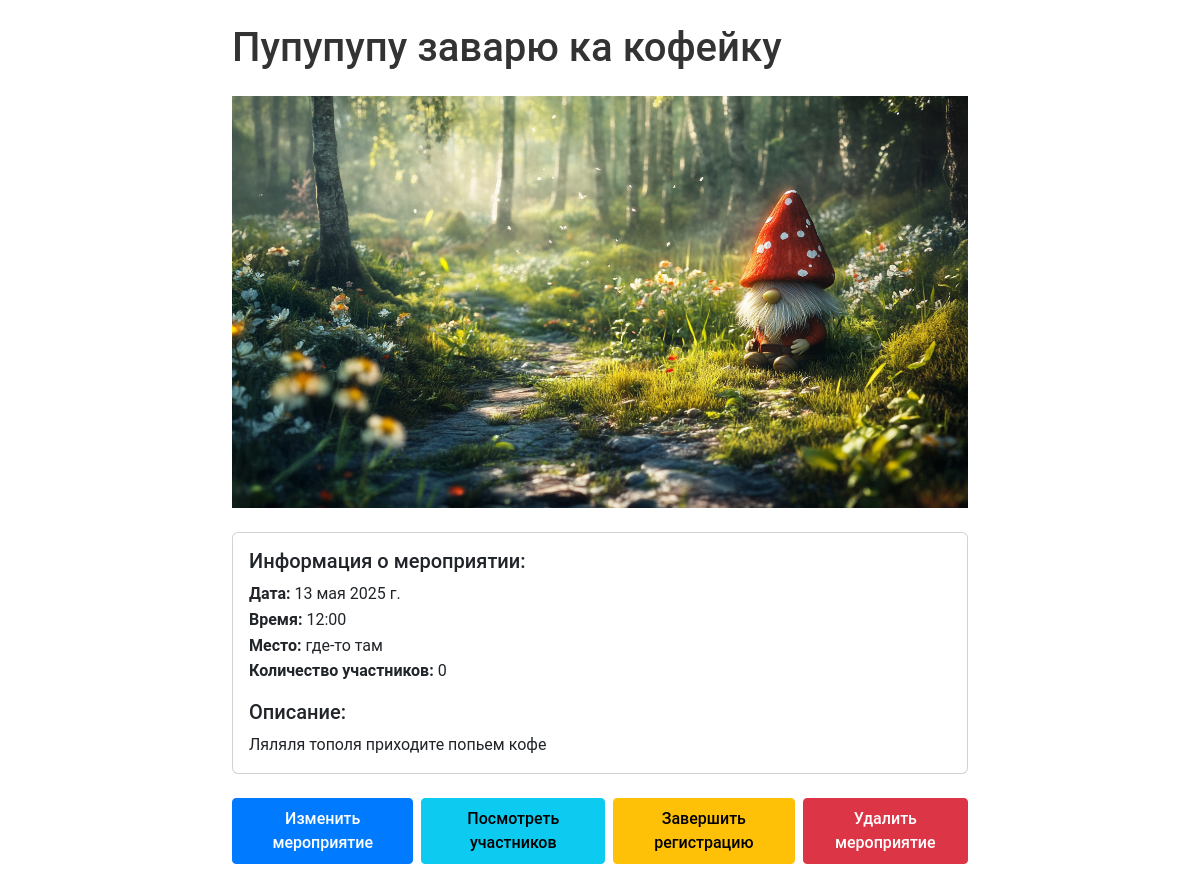
Page /add_event/22/ (signed in) on the committed database.
### add_event/models.py (models this page shows, shortened)
class Event(models.Model):
    title_event = models.TextField(help_text="Название мероприятия")
    description_Event = models.TextField(help_text="Описание мероприятия")
    event_place = models.TextField(default=None, help_text="Место проведения мероприятия")
    event_date = models.DateField(blank=False, verbose_name="Дата проведения мероприятия")
    event_time = models.TimeField(blank=False, verbose_name="Время начала", default=time(12, 0))
    Event_photo = models.ImageField(upload_to=None, height_field=None, width_field=None)
    max_members = models.PositiveIntegerField(blank=True, verbose_name="Максимальное количество участников", default=0)
    users_members = ManyToManyField(settings.AUTH_USER_MODEL, related_name='event_members', blank=True)
    registration_closed = models.BooleanField(default=False, verbose_name="Регистрация закрыта")
    organizers = models.ManyToManyField(
        settings.AUTH_USER_MODEL,
        through='users.EventOrganizer',
        through_fields=('event', 'user'),
        related_name='events_organized',
        blank=True
    )
    class Meta:
        verbose_name = 'Мероприятие'

### add_event/views.py (the view, shortened to what this page needs)
# urls.py: path('<int:pk>/', event_detail_view, name='event_detail_view'),
def event_detail_view(request, pk):
    event = get_object_or_404(Event, pk=pk)
    is_organizer = request.user.is_authenticated and request.user in event.organizers.all()
    team_answer = UserAnswer.objects.filter(
        extra_info__event=event,
        team_members=request.user,
        extra_info__field_type='team'
    ).first()
    is_registered = event.users_members.filter(id=request.user.id).exists() or team_answer is not None
    team_name = team_answer.team_name if team_answer else None
    registered_count = event.users_members.count()
    extra_infos = event.extra_info.all()
    available_users = User.objects.exclude(id=request.user.id) if request.user.is_authenticated else User.objects.none()
    form = None
    if extra_infos.exists() and not is_registered and request.user.is_authenticated:
        form = UserAnswerForm(extra_infos=extra_infos, user=request.user)
    participants_answers = {}
    print("\nDebug: Starting team processing...")
    team_answers = UserAnswer.objects.filter(
        extra_info__event=event,
        extra_info__field_type='team'
    ).select_related('user', 'extra_info')
    print(f"Debug: Found {team_answers.count()} team answers")
    print("\nDebug: Final participants_answers:")
    for user_id, answers in participants_answers.items():
        print(f"User ID {user_id}:")
        for answer in answers:
            print(f"  - {answer}")
    context = {
        'event': event,
        'is_organizer': is_organizer,
        'is_registered': is_registered,
        'registration_closed': event.registration_closed,
        'registered_count': registered_count,
        'extra_infos': extra_infos,
        'form': form,
        'available_users': available_users,
        'participants_answers': participants_answers,
        'team_name': team_name
    }
    return render(request, 'events/event_detail_view.html', context)

### add_event/templates/events/event_detail_view.html (shortened to what this page needs)
{% extends 'base.html' %}
{% load form_filters %}
{% load static %}
{% block content %}
<div class="container mt-4">
    <div class="row">
        <div class="col-md-8 offset-md-2">
                <h1 class="mb-4">{{ event.title_event }}</h1>
                {% if event.Event_photo %}
                    <div class="text-center mb-4">
                        <img src="{{ event.Event_photo.url }}" alt="{{ event.title_event }}" class="img-fluid">
                    </div>
                {% endif %}
                <div class="card mb-4">
                    <div class="card-body">
                        <h5 class="card-title">Информация о мероприятии:</h5>
                        <ul class="list-unstyled">
                            <li><strong>Дата:</strong> {{ event.event_date }}</li>
                            <li><strong>Время:</strong> {{ event.event_time }}</li>
                            <li><strong>Место:</strong> {{ event.event_place }}</li>
                            <li><strong>Количество участников:</strong> {{ registered_count }}
                            </li>
                        </ul>
                        <h5 class="card-title mt-3">Описание:</h5>
                        <p class="card-text">{{ event.description_Event }}</p>
                    </div>
                </div>
                {% if is_organizer %}
                    <div class="d-flex gap-2 mb-3">
                        <a href="{% url 'add_events:event_update' event.pk %}" class="btn btn-primary">Изменить мероприятие</a>
                        <button type="button" class="btn btn-info" data-bs-toggle="modal" data-bs-target="#participantsModal">
                            Посмотреть участников
                        </button>
                        <form action="{% url 'add_events:toggle_registration' event.pk %}" method="post" class="d-inline">
                            {% if registration_closed %}
                                <button type="submit" class="btn btn-success">Возобновить регистрацию</button>
                            {% else %}
                                <button type="submit" class="btn btn-warning">Завершить регистрацию</button>
                            {% endif %}
                        </form>
                        <form action="{% url 'add_events:event_delete' event.pk %}" method="post" class="d-inline" onsubmit="return confirm('Вы уверены, что хотите удалить это мероприятие?');">
                            <button type="submit" class="btn btn-danger">Удалить мероприятие</button>
                        </form>
                    </div>
                {% endif %}
            </div>
        </div>
    </div>
{% endblock %}

### static/css/style.css (style rules this page uses)
body { font-family: 'Roboto', sans-serif; line-height: 1.6; color: #333; }
.btn { padding: 8px 16px; border-radius: 4px; font-weight: 500; }
.btn-primary { background-color: #007bff; border-color: #007bff; }

### rows in the picture
Event: title_event "Пупупупу заварю ка кофейку", Event_photo (picture), event_date "13 мая 2025 г.", event_time "12:00", event_place "где-то там", description_Event "Ляляля тополя приходите попьем кофе"

### other values in the picture
{{ registered_count }} "0"
